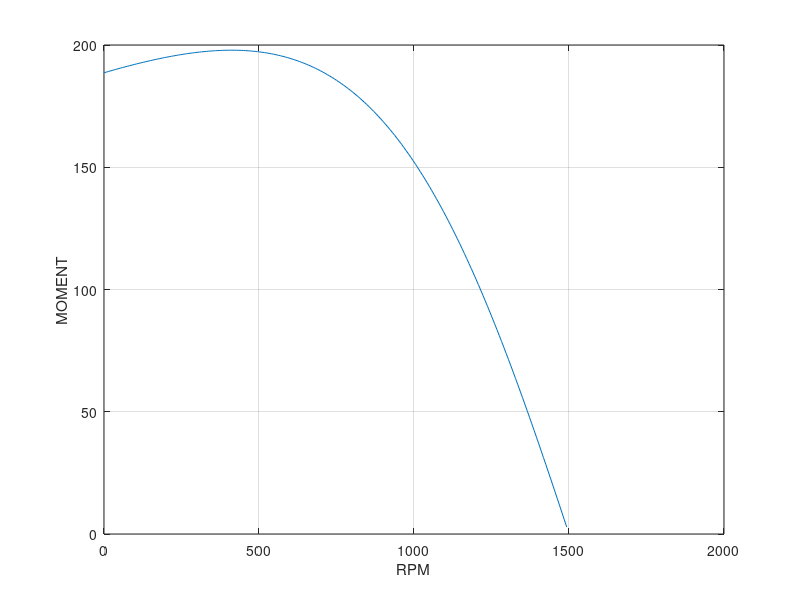

This chart was generated by the following MATLAB code:
clc 
clear 

%%%%%%%%%%%%%%%%%%%%%%%%%%%%%%%%%%%%%%
%%%%%% Asynkronomotor momentkurve %%%%
%%%%%%%%%%%%%%%%%%%%%%%%%%%%%%%%%%%%%%


% Motor parameter
%%%%%%%%%%%%%%%%%%%%%%%%%%%%%%%%%%%%%%
R1 = 0.13;       %Stator resistans 
R2 = 1.5;       %Rotor resistans  
X1 = 0.60;       %Stator reaktans  
X2 = 1.48;       %Rotor reaktans
Xm = 20;       %Magnetiserings reaktans
Vt = 380;     %Nettspenning
Fc = 50;      %Nettfrekvens (50hz standard)
Pp = 4;       %Antall poler
Np = 3;
%%%%%%%%%%%%%%%%%%%%%%%%%%%%%%%%%%%%%%

%Kalkulerer synkront turtall.
Vt = Vt/sqrt(3);        %Enfasespenning
ns = 120*Fc/Pp;      %Synkront turtall
omegas = 4*pi*Fc/Pp; %Vinkelhastighet 


%Kalkulerer Thevenin ekvivalent
Zleq = j*Xm*(R1+j*X1)/(R1+ j*(X1+Xm)); 
Rleq = real(Zleq); 
Xleq = imag(Zleq) ; 
Vleq = abs(Vt*j*Xm/(R1+ j*(X1+Xm))); 

% Regn ut sakking
for n = 1:200;
    % slip
    s(n) = n / 200;  
    snn = 1-s(n);
    
    % rpm
    rpm(n) = ns*snn; %rpm 
    I2 = abs(Vleq/(Zleq + j*X2 + R2/s(n))) ; 
    Tmech(n) = Np*I2^2*R2/(s(n)*omegas); % Elektromekanisk moment 
end 

% Plot
plot (rpm, Tmech) 
grid on
hold on
xlabel ('RPM') 
ylabel ('MOMENT')